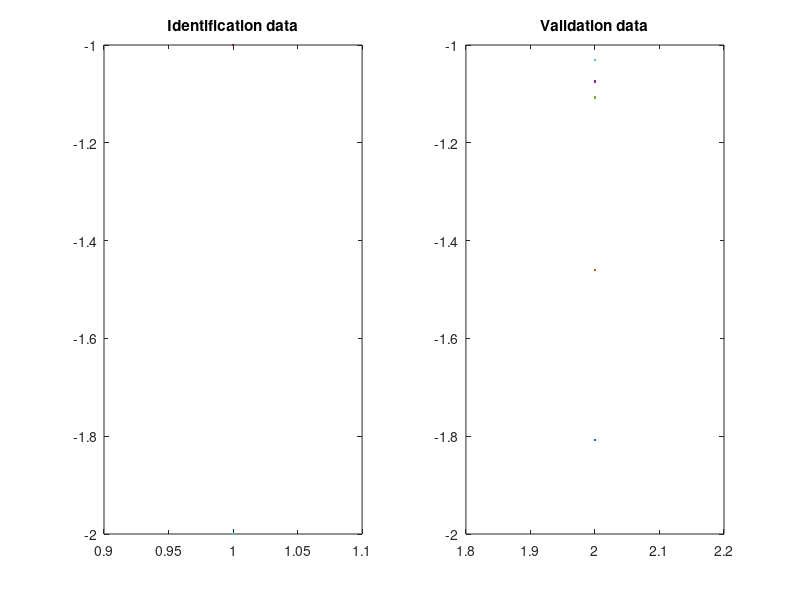

Here is the MATLAB script that generated this plot: (Note: this script raises an error after producing the figure.)
clear variables; clc;

s = load("lab6_3.mat");

id = struct("u",s.id.InputData,"y",s.id.OutputData,"t",1:length(s.id.InputData));
val = struct("u",s.val.InputData,"y",s.val.OutputData,"t",length(s.id.InputData)+1:length(s.id.InputData)+length(s.val.InputData));

figure, 
subplot(1,2,1);plot(id.t,id.u); title('Identification data');
subplot(1,2,2);plot(val.t,val.u); title('Validation data'); 
%% Identification data
na = 1;
nb = 1;
nk = 0;

phi_id = [];
for i = 1:length(id.t)
    for j = 1:na
        phi_id(i,j) = -id.y(i-na+1);
    end
    for j = na+1:na+nb
        phi_id(i,j) = id.u(i-nb+1);
    end
end

y = id.y;
theta = phi_id\y;
y_cap = phi_id*theta;

mse_id = 1/length(id.y)*sum((y_cap-id.y).^2);

figure, 
plot(id.t,id.y,id.t,y_cap); title('Output for identification data and model, Identification MSE = ',num2str(mean(mse_id)));
xlabel('Time'); ylabel('Output');
%% Validation data
phi_val = [];
for i = 1:length(val.t)
    for j = 1:na
        phi_val(i,j) = -val.y(i-na+1);
    end
    for j = na+1:na+nb
        phi_val(i,j) = val.u(i-nb+1);
    end
end

y_val_cap = phi_val*theta;

mse_val = 1/length(val.y)*sum((y_val_cap-val.y).^2);

figure, 
plot(val.t,val.y,val.t,y_val_cap); title('Output for validation data and model, Validation MSE = ',num2str(mean(mse_val)));
xlabel('Time'); ylabel('Output');

pred = [];
for i = 1:length(val.t)
    for j = 1:na+nb
        if (i-j<=0)
            pred(i,j) = 0;
        else 
            pred(i,j) = val.y(i-j);
        end
    end
end

mse_pred = 1/length(val.y)*sum((pred*theta-val.y).^2);

figure, 
plot(val.t,val.y,val.t,-pred*theta); title('Output for prediction data and model, Validation MSE = ',num2str(mean(mse_pred)));
xlabel('Time'); ylabel('Output');